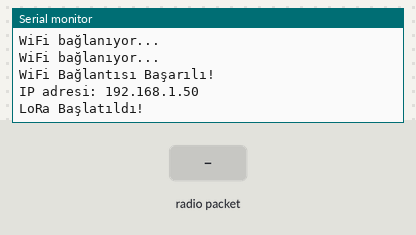
The sketch below on a simulated ESP32. On the bench: the last lines printed to the serial monitor. The inputs (shaded band) are chosen by the test bench. WiFi joins after 1.5 s; servers stay silent unless stated; storage starts empty; no radio packets arrive unless stated.

Above: at 4.2 s.
4.3 s: radio packet "Soil:" arrives
At 4.6 s:
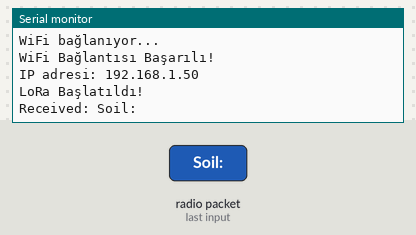
5.8 s: radio packet "PIR:" arrives
At 7.0 s:
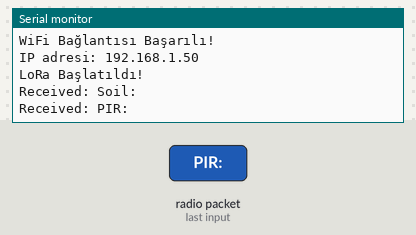
7.3 s: radio packet "T:" arrives
At 8.5 s:
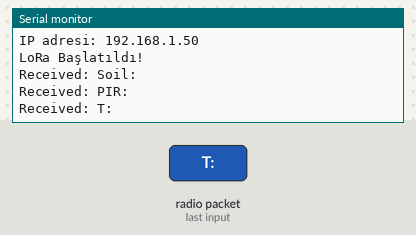
8.8 s: radio packet "1" arrives
At 10.2 s:
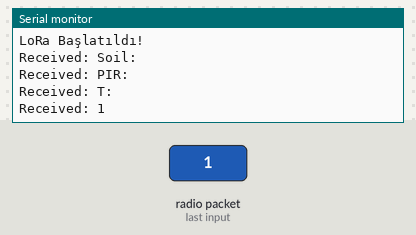

Measured:
- after the input at 4.3 s, the serial monitor: prints a new line at once (image 1)
- after the input at 5.8 s, the serial monitor: prints a new line at once (image 2)
- after the input at 7.3 s, the serial monitor: prints a new line at once (image 3)
- after the input at 8.8 s, the serial monitor: prints a new line at once (image 4)

The sketch:

esp-kodu.ino
```cpp
#include <ESPAsyncWebServer.h>
#include <SPIFFS.h>
#include <SPI.h>
#include <LoRa.h>
#include <WiFi.h>

#define ss 5              // LoRa çip seçme pin
#define rst 14            // LoRa reset pin
#define dio0 2            // LoRa DIO0 pin

// WiFi Bilgileri
const char* ssid = "YOUR_WIFI_SSID";
const char* password = "YOUR_WIFI_PASSWORD";

// Web sunucusu oluşturuluyor
AsyncWebServer server(80);

// Sensör verileri
String soilMoisture = "No data received yet";
String pirStatus = "No data received yet";
String tempHumidityData = "No data received yet";

void setup() {
  Serial.begin(115200);
  delay(1000);
  Serial.println("ESP32 başlatılıyor...");

  // SPIFFS başlatma
  if (!SPIFFS.begin(true)) {
    Serial.println("SPIFFS başlatılamadı!");
    return;
  }
  Serial.println("SPIFFS başarıyla başlatıldı!");

  // WiFi'ye bağlan
  WiFi.begin(ssid, password);
  while (WiFi.status() != WL_CONNECTED) {
    delay(1000);
    Serial.println("WiFi bağlanıyor...");
  }
  WiFi.setSleep(false);  // WiFi uyku modunu kapat, bağlantı stabilitesi için.
  Serial.println("WiFi Bağlantısı Başarılı!");
  Serial.print("IP adresi: ");
  Serial.println(WiFi.localIP());

  // LoRa başlatma
  LoRa.setPins(ss, rst, dio0);
  if (!LoRa.begin(433E6)) {
    Serial.println("LoRa başlatılamadı!");
    while (1);
  }
  Serial.println("LoRa Başlatıldı!");

  // **SPIFFS'ten index.html dosyasını sunma**
  server.on("/", HTTP_GET, [](AsyncWebServerRequest *request){
    request->send(SPIFFS, "/index.html", "text/html");
  });

  // JSON formatında sensör verilerini döndürme
  server.on("/data", HTTP_GET, [](AsyncWebServerRequest *request){
    String jsonResponse = "{\"soilMoisture\":\"" + soilMoisture + "\",\"pirStatus\":\"" + pirStatus + "\",\"tempHumidityData\":\"" + tempHumidityData + "\"}";
    request->send(200, "application/json", jsonResponse);
  });

  // Sunucuyu başlat
  server.begin();
}

void loop() {
  int packetSize = LoRa.parsePacket();
  if (packetSize) {
    String received = "";
    while (LoRa.available()) {
      received += (char)LoRa.read();
    }
    Serial.println("Received: " + received);

    if (received.startsWith("Soil:")) {
      soilMoisture = received.substring(5);
    } else if (received.startsWith("PIR:")) {
      pirStatus = received.substring(4);
    } else if (received.startsWith("T:")) {
      tempHumidityData = received;
    }
  }

  yield();  // Watchdog resetlenmesini önlemek için eklenmeli
  vTaskDelay(50 / portTICK_PERIOD_MS);  // FreeRTOS için gecikme
}
```
